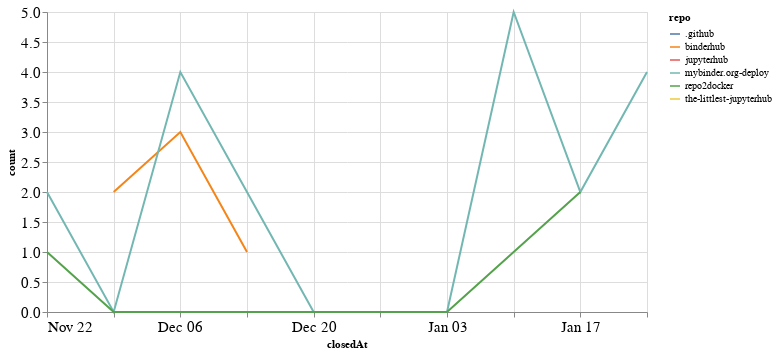

Notebook code cell kept with this figure:
### Code cell
closed_by_time = closed_by.groupby('repo').resample('W', on='closedAt').count()['author'].reset_index()
closed_by_time = closed_by_time.rename(columns={'author': 'count'})

alt.Chart(closed_by_time, width=600).mark_line().encode(
    x='closedAt',
    y='count',
    color='repo',
    tooltip="repo"
)

### Figure 1 — Vega-Lite specification as saved in the notebook (floating-point values rounded to 4 significant figures)
{"config": {"axisLeft": {"labelFontSize": 15}, "axisBottom": {"labelFontSize": 15}}, "data": {"name": "data-28bd36096f7c2e5c568a3c2e90ffb94e"}, "mark": "line", "encoding": {"color": {"type": "nominal", "field": "repo"}, "tooltip": {"type": "nominal", "field": "repo"}, "x": {"type": "temporal", "field": "closedAt"}, "y": {"type": "quantitative", "field": "count"}}, "width": 600, "$schema": "https://vega.github.io/schema/vega-lite/v4.8.1.json", "datasets": {"data-28bd36096f7c2e5c568a3c2e90ffb94e": [{"repo": ".github", "closedAt": "2020-12-06T00:00:00", "count": 1}, {"repo": "binderhub", "closedAt": "2020-11-29T00:00:00", "count": 2}, {"repo": "binderhub", "closedAt": "2020-12-06T00:00:00", "count": 3}, {"repo": "binderhub", "closedAt": "2020-12-13T00:00:00", "count": 1}, {"repo": "jupyterhub", "closedAt": "2020-12-06T00:00:00", "count": 1}, {"repo": "mybinder.org-deploy", "closedAt": "2020-11-22T00:00:00", "count": 2}, {"repo": "mybinder.org-deploy", "closedAt": "2020-11-29T00:00:00", "count": 0}, {"repo": "mybinder.org-deploy", "closedAt": "2020-12-06T00:00:00", "count": 4}, {"repo": "mybinder.org-deploy", "closedAt": "2020-12-13T00:00:00", "count": 2}, {"repo": "mybinder.org-deploy", "closedAt": "2020-12-20T00:00:00", "count": 0}, {"repo": "mybinder.org-deploy", "closedAt": "2020-12-27T00:00:00", "count": 0}, {"repo": "mybinder.org-deploy", "closedAt": "2021-01-03T00:00:00", "count": 0}, {"repo": "mybinder.org-deploy", "closedAt": "2021-01-10T00:00:00", "count": 5}, {"repo": "mybinder.org-deploy", "closedAt": "2021-01-17T00:00:00", "count": 2}, {"repo": "mybinder.org-deploy", "closedAt": "2021-01-24T00:00:00", "count": 4}, {"repo": "repo2docker", "closedAt": "2020-11-22T00:00:00", "count": 1}, {"repo": "repo2docker", "closedAt": "2020-11-29T00:00:00", "count": 0}, {"repo": "repo2docker", "closedAt": "2020-12-06T00:00:00", "count": 0}, {"repo": "repo2docker", "closedAt": "2020-12-13T00:00:00", "count": 0}, {"repo": "repo2docker", "closedAt": "2020-12-20T00:00:00", "count": 0}, {"repo": "repo2docker", "closedAt": "2020-12-27T00:00:00", "count": 0}, {"repo": "repo2docker", "closedAt": "2021-01-03T00:00:00", "count": 0}, {"repo": "repo2docker", "closedAt": "2021-01-10T00:00:00", "count": 1}, {"repo": "repo2docker", "closedAt": "2021-01-17T00:00:00", "count": 2}, {"repo": "the-littlest-jupyterhub", "closedAt": "2021-01-24T00:00:00", "count": 1}]}}
